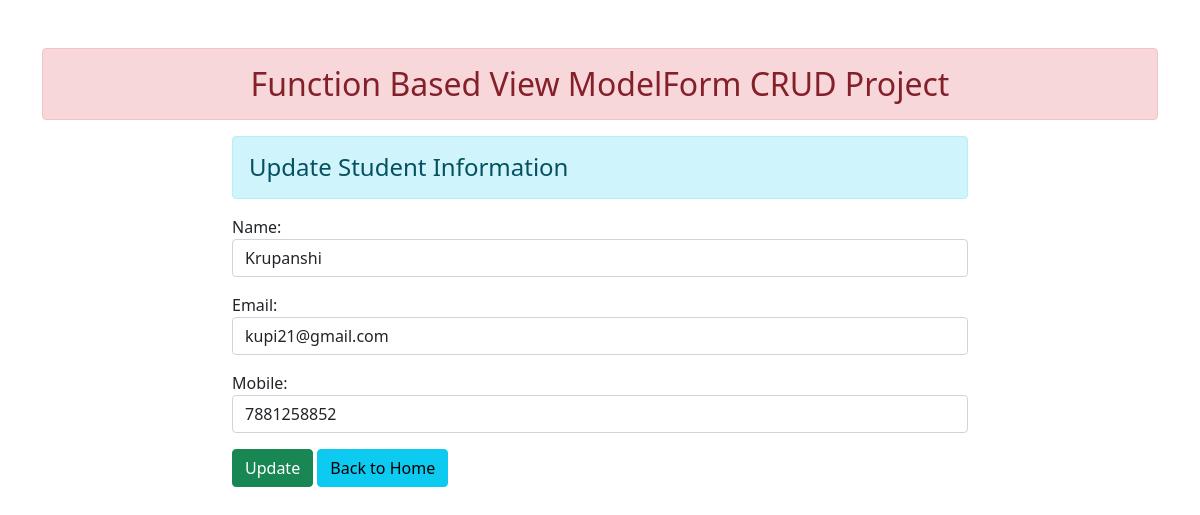
Screenshot of /3/ with the database file from the repository.
### add/models.py (models this page shows)
class User(models.Model):
    name = models.CharField(max_length=70)
    email = models.EmailField(max_length=100)
    mobile = models.CharField(max_length=10)

### add/views.py (the view)
# urls.py: path('<int:id>/', views.update_data, name="updatedata"),
def update_data(request, id):
    if request.method == 'POST':
        pi = User.objects.get(pk=id)
        fm = StudentRegistration(request.POST, instance=pi)
        if fm.is_valid():
            fm.save()
    else:
         pi = User.objects.get(pk=id)
         fm = StudentRegistration(instance=pi)
    return render(request, 'add/update.html', {'form':fm})

### add/forms.py
class StudentRegistration(forms.ModelForm):
    class Meta:
     model = User
     fields = ['name', 'email', 'mobile']
     widgets = {
         'name': forms.TextInput(attrs={'class':'form-control'}),
         'email': forms.EmailInput(attrs={'class':'form-control'}),
         'mobile': forms.TextInput(attrs={'class':'form-control'})
         ,
     }

### add/templates/add/update.html (shortened to what this page needs)
{% extends 'add/base.html' %}
{% block content %}
 <div class="row">
    <div class="col-sm-8 offset-2">
        <h4 class="alert alert-info">Update Student Information</h4>
        <form action="" method="post">
            {{form.as_p}}
            <input type="submit" class="btn btn-success" value="Update">
            <a href="{% url 'addandshow' %}" class="btn btn-info">Back to Home</a>
        </form>
    </div>
 </div>
{% endblock content %}

### rows the page displays
User: name "Krupanshi", email "kupi21@gmail.com", mobile "7881258852"
